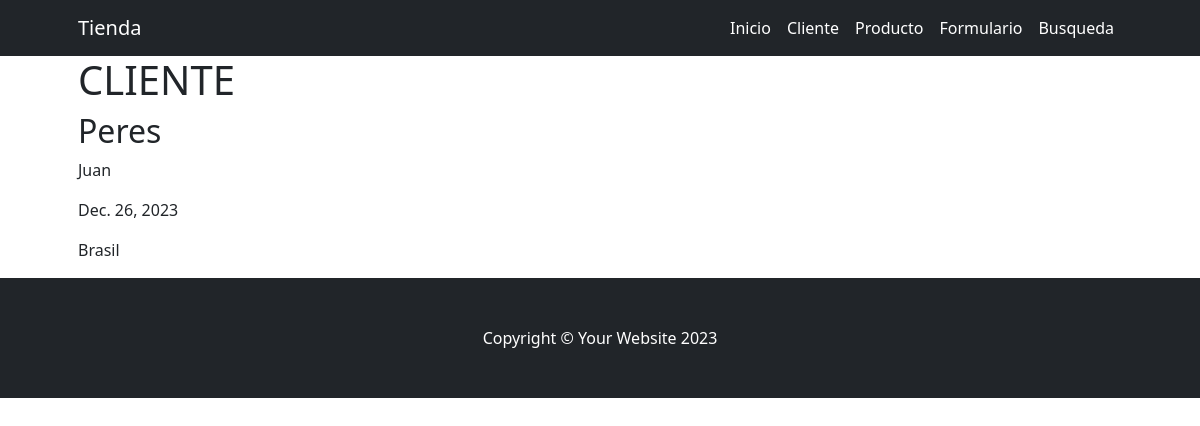
Page /cliente/ on the earlier database version.
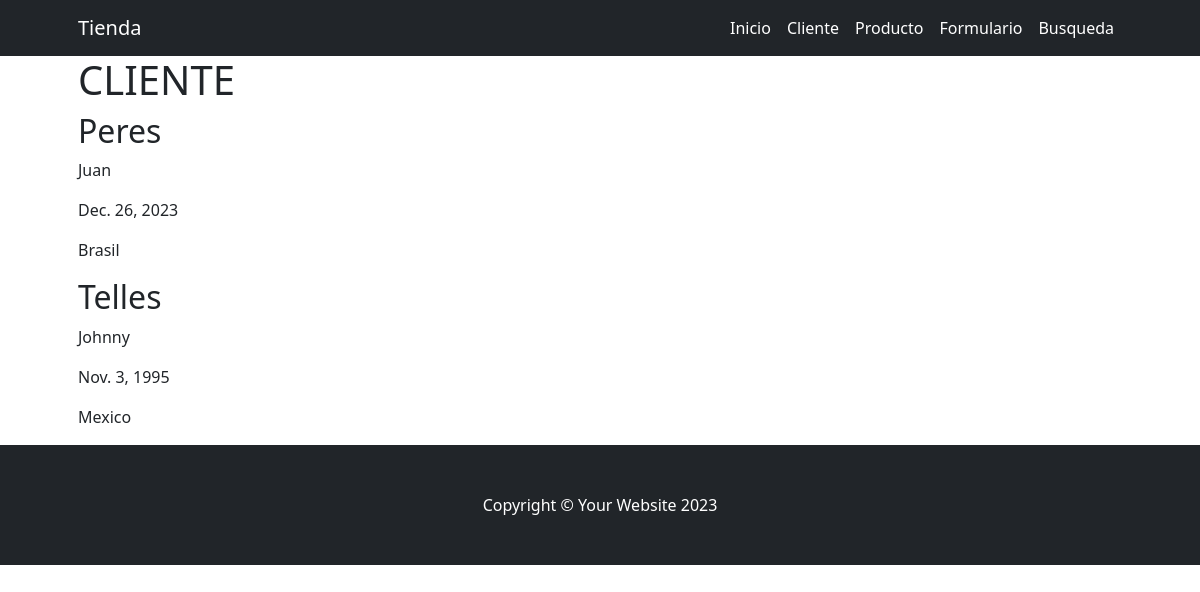
Same page on the later database version.
### cliente/models.py (models this page shows, shortened)
class Cliente(models.Model):
    nombre = models.CharField(max_length=100)
    apellido = models.CharField(max_length=100)
    nacimiento = models.DateField(null=True, blank=True)
    pais_origen = models.ForeignKey(Pais, on_delete=models.SET_NULL, null=True, blank=True)

class Pais(models.Model):
    nombre = models.CharField(max_length=100, unique=True)
    def __str__(self):
        return self.nombre

### cliente/views.py (the view)
# urls.py: path("", views.home, name="index"),
def home(request):
    clientes = models.Cliente.objects.all()
    context = {"clientes": clientes}
    return render(request, "cliente/index.html", context)

### cliente/templates/cliente/index.html
{% extends 'core/base.html' %}
{% block contenido_titulo %}
    CLIENTE
{% endblock contenido_titulo %}
{% block contenido %}
    {% for cliente in clientes %}
        <h2>{{ cliente.apellido }}</h2>
        <p>{{ cliente.nombre }}</p>
        {% if cliente.nacimiento %}
            <p>{{ cliente.nacimiento }}</p>
        {% else %}
            <p>No está registrado su fecha de nacimiento</p>
        {% endif %}
        {% if cliente.pais_origen %}
            <p>{{ cliente.pais_origen }}</p>
        {% else %}
            <p>No está registrado su país de origen</p>
        {% endif %}
    {% endfor %}
{% endblock contenido %}

Differences in the rows shown:
added Cliente: apellido "Telles", nombre "Johnny", nacimiento "Nov. 3, 1995", pais_origen "Mexico"
